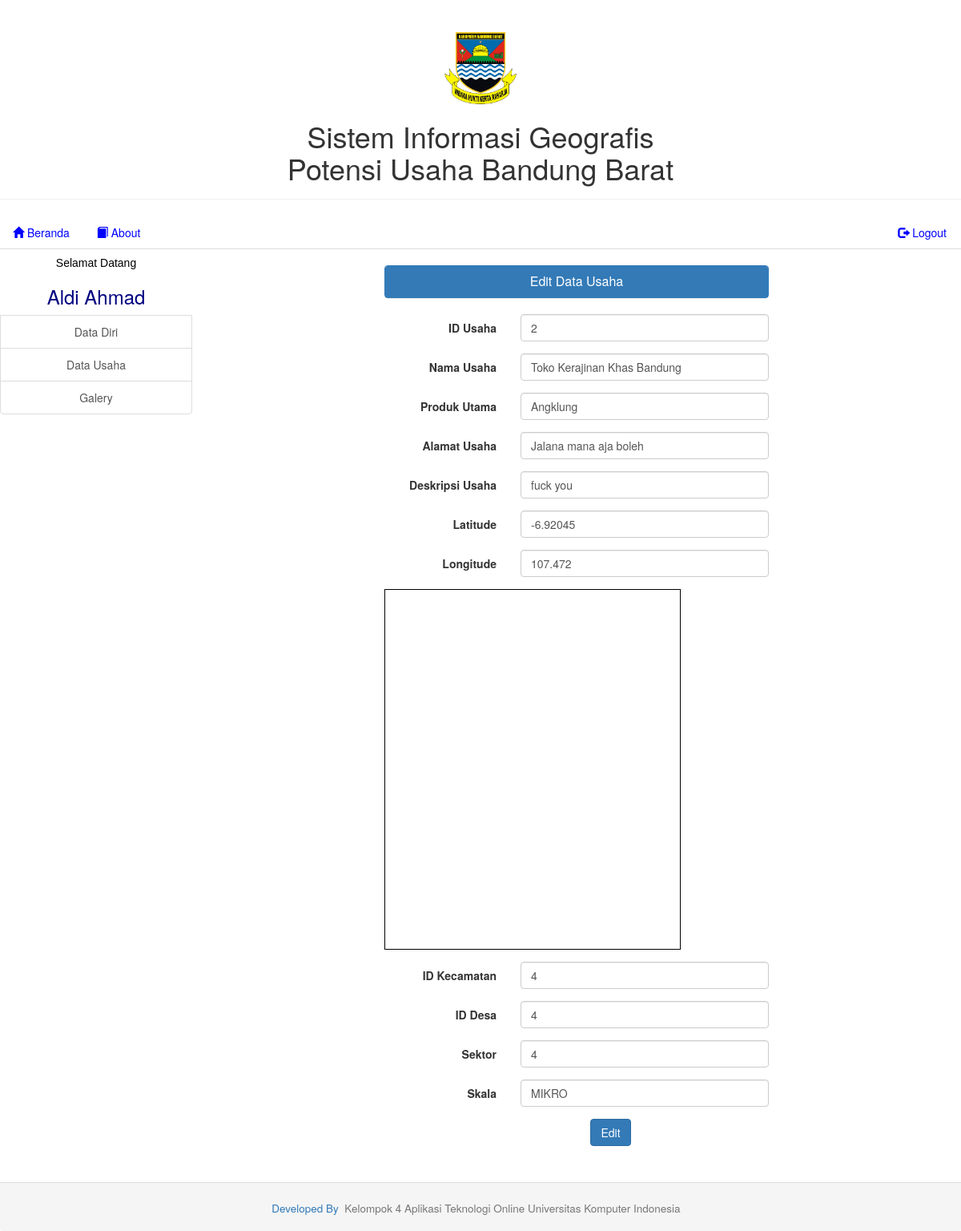
/pemilik_usaha/usaha_form_edit.php?id_usaha=2 (signed in), run on an earlier commit of the app's database.
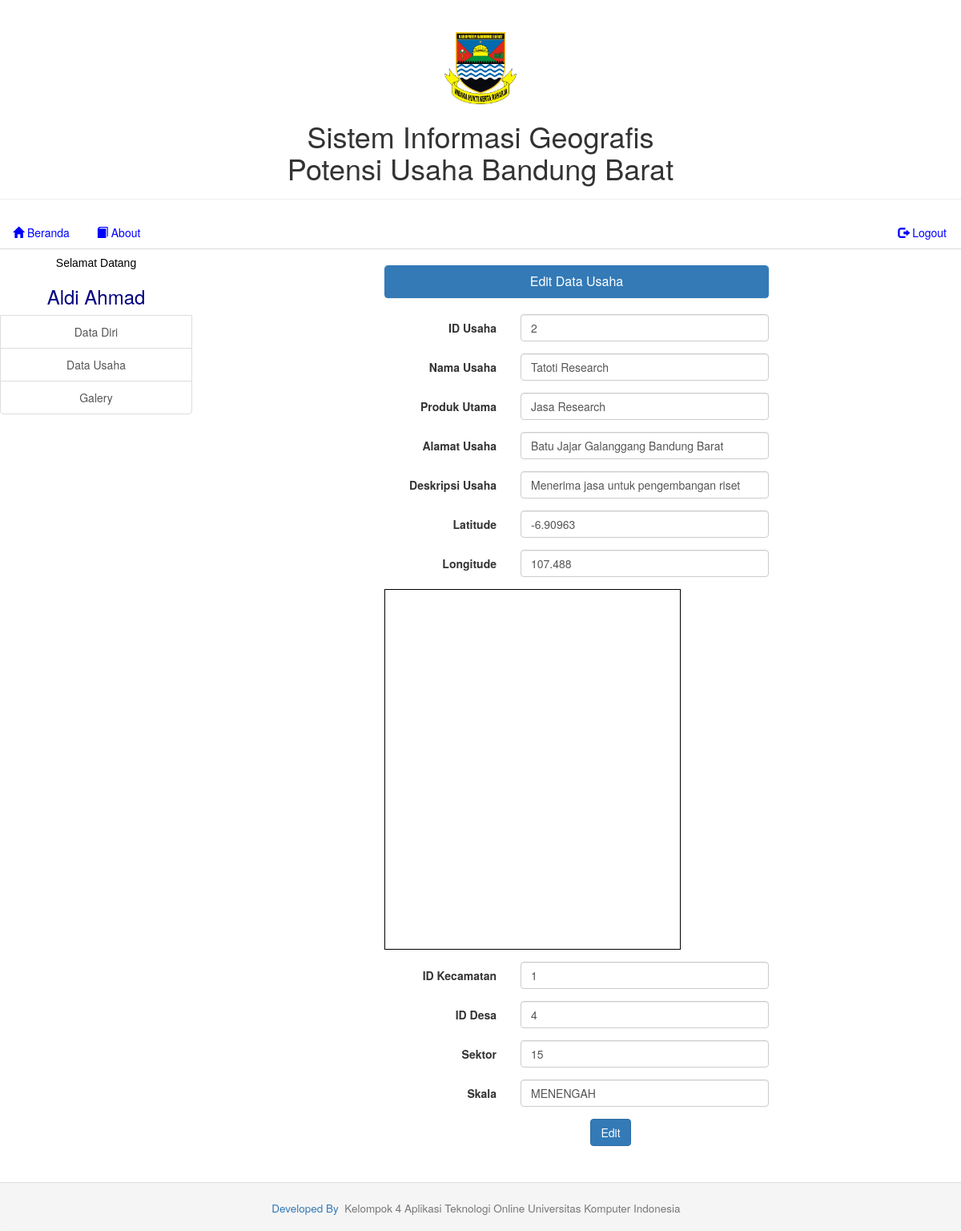
And on a later commit of the database.
### tables this page shows
CREATE TABLE IF NOT EXISTS `data_usaha` (
`id_usaha` int(11) NOT NULL,
  `nama_usaha` varchar(30) NOT NULL,
  `produk_utama` varchar(20) NOT NULL,
  `alamat_usaha` varchar(50) NOT NULL,
  `deskripsi_usaha` varchar(100) NOT NULL,
  `lat` float NOT NULL,
  `lng` float NOT NULL,
  `id_kec` int(11) NOT NULL,
  `id_desa` int(11) NOT NULL,
  `id_sektor` int(11) NOT NULL,
  `skala` enum('MIKRO','KECIL','MENENGAH') NOT NULL,
  `dihapus` char(1) DEFAULT 'T',
  `aktivasi` enum('ACTIVE','DEACTIVE') NOT NULL DEFAULT 'DEACTIVE',
  `no_ktp` varchar(30) NOT NULL,
  `tgl_daftar` datetime NOT NULL
);

### pemilik_usaha/usaha_form_edit.php (the view, shortened to what the changed rows need)
<!DOCTYPE html>
<html lang="en">
  <head>
    <?php include("lib_func.php"); ?>
    <link href="css/bootstrap.min.css" rel="stylesheet">
    <link rel="stylesheet" type="text/css" href="css/css.css">
  </head>
  <body>
    <table width="100%" align="center" border=0 >
      <tr>
        <td colspan=2 align="center" >
        </td>
      </tr>
      <tr>
        <td valign="top" width="80%">
          <?php
          if (isset($_GET['id_usaha'])) {
            $id_usaha = $_GET['id_usaha'];
            $link = koneksi_db();
            $sql = "SELECT * FROM data_usaha WHERE id_usaha='$id_usaha'";
            $result=mysql_query($sql, $link);
            $banyakrecord=mysql_num_rows($result);
            if ($banyakrecord==1) {
              $data = mysql_fetch_array($result)?>
              <form method="POST" action="usaha_proses_edit.php" enctype="multipart/form-data" class="form-horizontal">
              <table align="center" width="50%">
                <tr>
                  <td align="center" colspan=2>
                    <br>
                    <div class="panel panel-primary">
                      <div class="panel-heading">
                        <h3 class="panel-title">Edit Data Usaha</h3>
                      </div>
                    </div>
                  </td>
                </tr>
                <tr>
                  <td colspan=2>
                      <div class="form-group">
                        <label for="id_usaha" class="col-sm-4 control-label">ID Usaha</label>
                        <div class="col-sm-8">
                          <input type="text" class="form-control" id="id_usaha" name="id_usaha" value="<?=$data['id_usaha']?>">
                        </div>
                      </div>
                      <div class="form-group">
                        <label for="nama_usaha" class="col-sm-4 control-label">Nama Usaha</label>
                        <div class="col-sm-8">
                          <input type="text" class="form-control" id="nama_usaha" name="nama_usaha" value="<?=$data['nama_usaha']?>">
                        </div>
                      </div>
                      <div class="form-group">
                        <label for="produk_utama" class="col-sm-4 control-label">Produk Utama</label>
                        <div class="col-sm-8">
                          <input type="text" class="form-control" id="produk_utama" name="produk_utama" value="<?=$data['produk_utama']?>">
                        </div>
                      </div>
                      <div class="form-group">
                        <label for="alamat_usaha" class="col-sm-4 control-label">Alamat Usaha</label>
                        <div class="col-sm-8">
                          <input type="text" class="form-control" id="alamat_usaha" name="alamat_usaha" value="<?=$data['alamat_usaha']?>">
                        </div>
                      </div>
                      <div class="form-group">
                        <label for="deskripsi_usaha" class="col-sm-4 control-label">Deskripsi Usaha</label>
                        <div class="col-sm-8">
                          <input type="text" class="form-control" id="deskripsi_usaha" name="deskripsi_usaha" value="<?=$data['deskripsi_usaha']?>">
                        </div>
                      </div>
                      <div class="form-group">
                        <label for="lat" class="col-sm-4 control-label">Latitude</label>
                        <div class="col-sm-8">
                          <input type="text" class="form-control" id="lat" name="lat" value="<?=$data['lat']?>">
                        </div>
                      </div>
                      <div class="form-group">
                        <label for="lng" class="col-sm-4 control-label">Longitude</label>
                        <div class="col-sm-8">
                          <input type="text" class="form-control" id="lng" name="lng" value="<?=$data['lng']?>">
                        </div>
                      </div>
                      <div class="col-sm-10  form-group">
                        <div id="map"></div>
                      </div>
                      <div class="form-group">
                        <label for="id_kec" class="col-sm-4 control-label">ID Kecamatan</label>
                        <div class="col-sm-8">
                          <input type="text" class="form-control" id="id_kec" name="id_kec" value="<?=$data['id_kec']?>">
                        </div>
                      </div>
                      <div class="form-group">
                        <label for="id_desa" class="col-sm-4 control-label">ID Desa</label>
                        <div class="col-sm-8">
                          <input type="text" class="form-control" id="id_desa" name="id_desa" value="<?=$data['id_desa']?>">
                        </div>
                      </div>
                      <div class="form-group">
                        <label for="id_sektor" class="col-sm-4 control-label">Sektor</label>
                        <div class="col-sm-8">
                          <input type="text" class="form-control" id="id_sektor" name="id_sektor" value="<?=$data['id_sektor']?>">
                        </div>
                      </div>
                      <div class="form-group">
                        <label for="skala" class="col-sm-4 control-label">Skala</label>
                        <div class="col-sm-8">
                          <input type="text" class="form-control" id="skala" name="skala" value="<?=$data['skala']?>">
                        </div>
                      </div>
                      <div class="form-group" align="center">
                        <div class="col-sm-offset-2 col-sm-10">
                          <button type="submit" class ="btn btn-primary" id="Edit" onclick="submitForm('usaha_proses_edit.php')" value="Edit">Edit</button>
                        </div>
                      </div>
                  </td>
                </tr>
              </table>
            </form>
            <?php
            } else {
              echo "Data tidak ditemukan";
            }
          }?>
        </td>
      </tr>
    </table>
  </body>
</html>

What changed in the data, as far as the page shows it:
changed data_usaha id 2: nama_usaha "Toko Kerajinan Khas Bandung" → "Tatoti Research"; produk_utama "Angklung" → "Jasa Research"; alamat_usaha "Jalana mana aja boleh" → "Batu Jajar Galanggang Bandung Barat"; deskripsi_usaha "fuck you" → "Menerima jasa untuk pengembangan riset"; lat "-6.92045" → "-6.90963"; lng "107.472" → "107.488"; id_kec "4" → "1"; id_sektor "4" → "15"; skala "MIKRO" → "MENENGAH"
